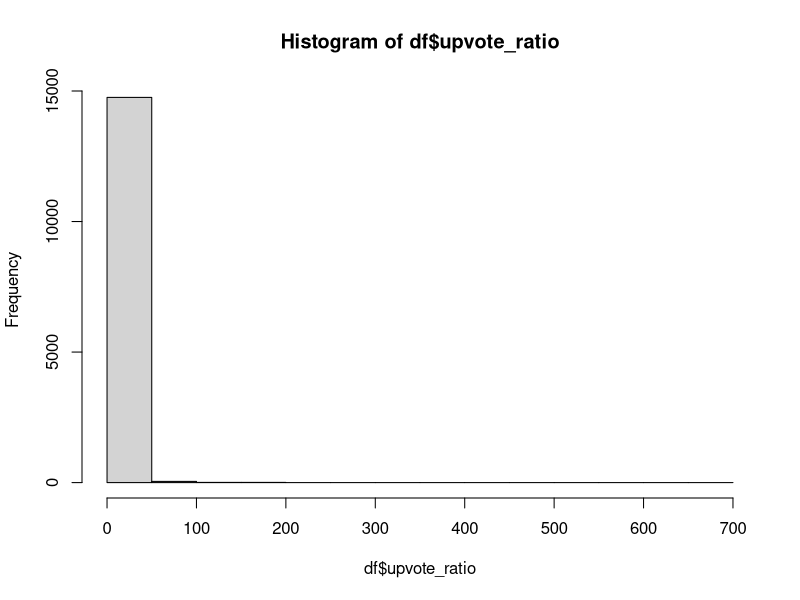
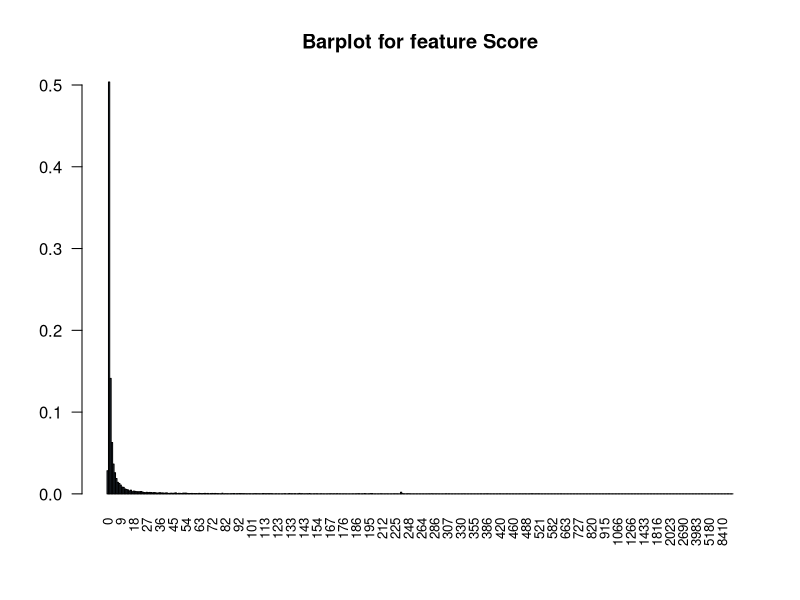
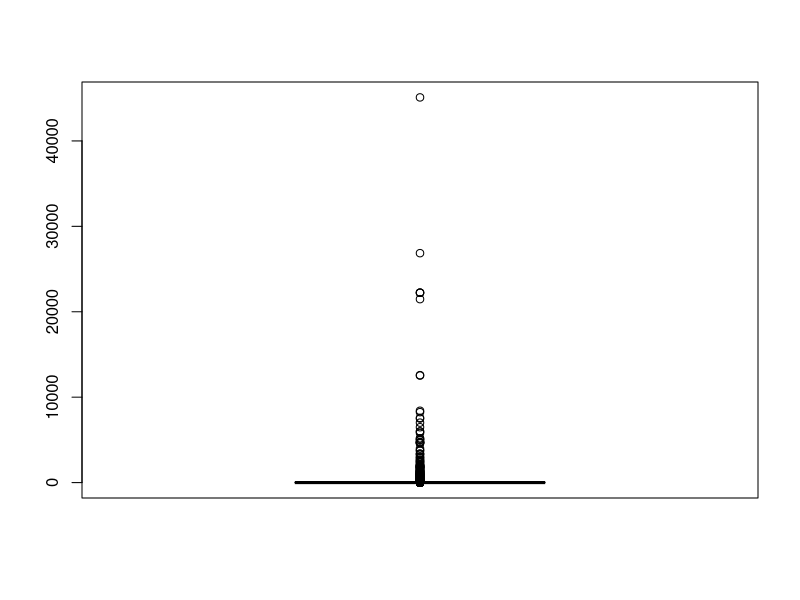
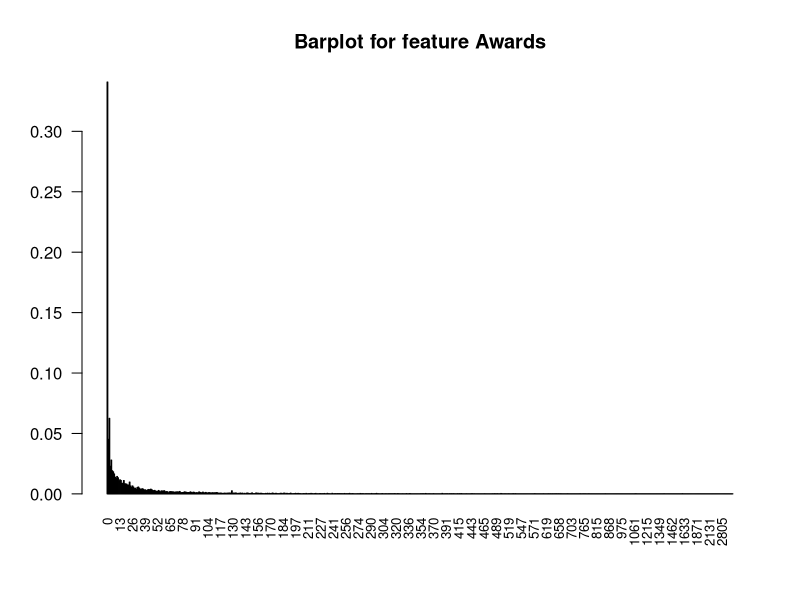

Source code (R) for these figures, in order: (Note: this script raises an error after producing the figures.)
#' ---
#' title: "Analyza"
#' subtitle: "OZNAL"
#' author: "William Brach a Tomas Bedej"
#' date: "08.03.2021"
#' output: 
#'    prettydoc::html_pretty:
#'      toc: true    
#'      theme: default
#' ---
#+  include=FALSE
# obsah tohoto bloku sa v riešení nezobrazí
knitr::opts_chunk$set(collapse = TRUE)  # zlúčenie regiónov vstupu a výstupu
`%>%` <- magrittr::`%>%`  # pipe operátor
library("readxl")
library(magrittr)
library(corrplot)
library(ggplot2)
#' 
#' # Analyza
#' 

df <- read.csv(file = 'data_end/final.csv')

#' nazvy vsetkych features
colnames(df)
#' sumary jednotlvych features
summary(df)

head(df)
#' upvote ratio
hist(df$upvote_ratio)

#' vsetky symboly ktore spracovavame
unique(df$symbol)

# score
barplot(prop.table(table(df$score)), las=2, cex.names=.8, col=rgb(0.2,0.4,0.6,0.6),main="Barplot for feature Score")
boxplot(df$score)
# awards
barplot(prop.table(table(df$awards)), las=2, cex.names=.8, col=rgb(0.2,0.4,0.6,0.6),,main="Barplot for feature Awards")

#
dfX <- df[ -c(1,3,4) ]
res <- cor(dfX)
res
corrplot(res, type="lower", method="color", tl.col="black")

df$diff <- with(df, df$Close - df$Open )
ggplot(df, aes(x=diff, y=score)) + 
  geom_point() + ggtitle("APPLE STONKS : Score X (Close - Open) ")


x <- df[df$symbol == 'AAPL',]
x$diff <- with(x, x$Close - x$Open )
x
ggplot(x, aes(x=diff, y=score)) + 
  geom_point() + ggtitle("APPLE STONKS : Score X (Close - Open) ")
